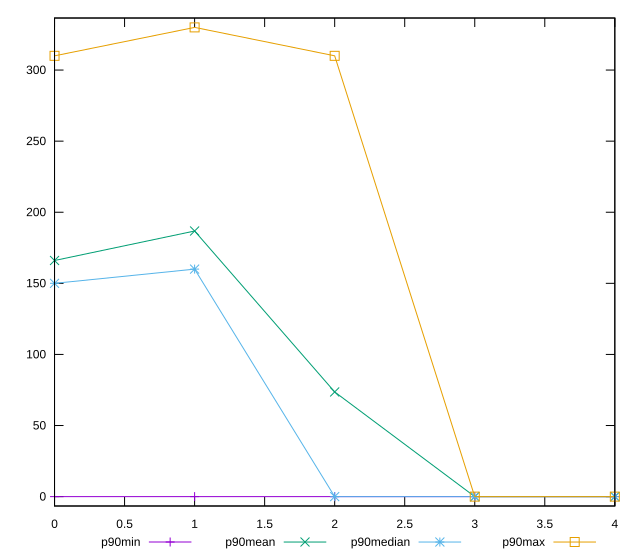

This chart was generated by the following gnuplot code:
reset

$p90Min <<EOF
0 0
1 0
2 0
3 0
4 0
EOF

$p90Mean <<EOF
0 166.06382978723406
1 186.80851063829786
2 73.61702127659575
3 0
4 0
EOF

$p90Median <<EOF
0 150
1 160
2 0
3 0
4 0
EOF

$p90Max <<EOF
0 310
1 330
2 310
3 0
4 0
EOF

set key outside below
set xrange [0:4]
set yrange [-6.6000000000000005:336.6]
set trange [-6.6000000000000005:336.6]
set terminal svg size 640, 560 enhanced background rgb 'white'
set output "report_00015_2021-02-09T16-11-33.973Z/offscreen-images/progression/value.svg"

plot $p90Min title "p90min" with linespoints, \
     $p90Mean title "p90mean" with linespoints, \
     $p90Median title "p90median" with linespoints, \
     $p90Max title "p90max" with linespoints

reset
